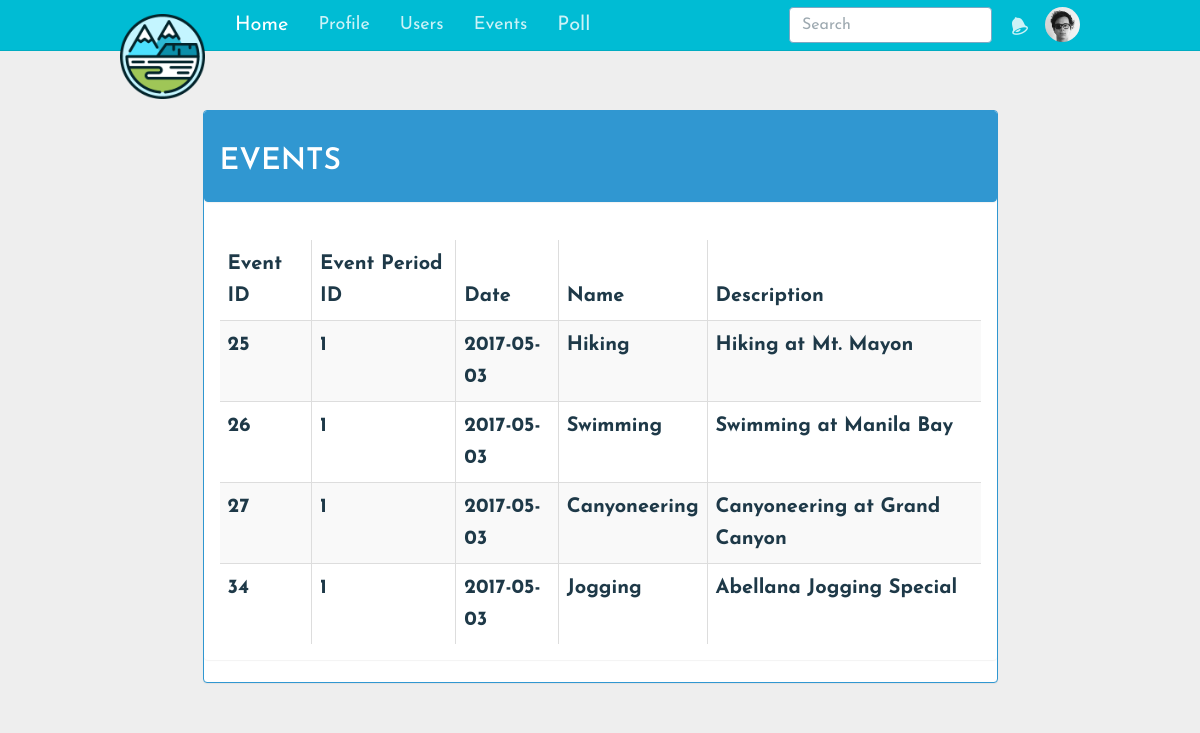
Screenshot of /Events.php with the database file from the repository.
### tables this page shows
CREATE TABLE `events` (
  `event_id` int(10) NOT NULL AUTO_INCREMENT,
  `evp_id` int(10) DEFAULT NULL,
  `name` varchar(255) DEFAULT NULL,
  `description` varchar(255) DEFAULT NULL,
  `location` text,
  `image` text,
  PRIMARY KEY (`event_id`),
  KEY `evp_id` (`evp_id`),
  CONSTRAINT `events_ibfk_1` FOREIGN KEY (`evp_id`) REFERENCES `event_voting_period` (`evp_id`)
);

CREATE TABLE `event_voting_period` (
  `evp_id` int(10) NOT NULL AUTO_INCREMENT,
  `user_id` int(10) DEFAULT NULL,
  `event_status_id` int(10) DEFAULT NULL,
  `start_date` date DEFAULT NULL,
  `end_date` date DEFAULT NULL,
  `isOpen` tinyint(2) DEFAULT NULL,
  `start_event_date` date DEFAULT NULL,
  `end_event_date` date DEFAULT NULL,
  PRIMARY KEY (`evp_id`),
  KEY `user_id` (`user_id`),
  KEY `event_status_id` (`event_status_id`),
  CONSTRAINT `event_voting_period_ibfk_1` FOREIGN KEY (`user_id`) REFERENCES `users` (`id`),
  CONSTRAINT `event_voting_period_ibfk_2` FOREIGN KEY (`event_status_id`) REFERENCES `event_status` (`event_status_id`)
);

### Events.php (called while the page is built)
<?php
	include('views/menubar/event.php');
 ?>

### class/eventClass.php (called while the page is built, shortened)
<?php
class eventClass
{
	public function getAllEvents()
	{
		try {
			$db = getDB();
			$st = $db->prepare("SELECT DISTINCT event_id, events.`evp_id`, start_event_date, name, description
				FROM EVENTS, event_voting_period
				WHERE events.`evp_id`=event_voting_period.`evp_id`");
			$st->execute();
			$data=$st->fetchAll();
		} catch (PDOException $e) {
		}
		return $data;
	}
}
?>

### views/menubar/event.php (the view, shortened to what this page needs)
<?php
require_once'views/layouts/header.php';
require_once'views/layouts/nav.php';
include('class/eventClass.php');
$eventClass = new eventClass();
$events = $eventClass->getAllEvents();
?>
<div class="container p-t-lg">
	<div class="row">
		<div class="col col-md-10 col-md-offset-1">
			<div class="panel panel-primary">
				<div class="panel panel-heading">
					<h2>EVENTS</h2>
				</div>
				<div class="panel panel-body">
					<table id="event-data" class="table table-striped table-bordered dt-responsive nowrap" cellspacing="0" width="100%">
						<thead>
							<tr>
								<th>Event ID</th>
								<th>Event Period ID</th>
								<th>Date</th>
								<th>Name</th>
								<th>Description</th>
							</tr>
						</thead>
						<tbody>
							<?php foreach( $events as $event)
							{ ?>
							<tr>
								<th><?php echo $event['event_id'];?></th>
								<th><?php echo $event['evp_id']; ?></th>
								<th><?php echo $event['start_event_date']; ?></th>
								<th><?php echo $event['name']; ?></th>
								<th><?php echo $event['description']; ?></th>
							</tr>
							<?php } ?>
						</tbody>
					</table>
				</div>
			</div>
		</div>
	</div>
</div>
<?php
require_once 'views/layouts/footer.php';
?>

### assets/css/custom.css (style rules this page uses)
html { height: 100%; }
body { font-family: 'Josefin Sans', sans-serif; font-size: 20px; }
.app-navvar, .form-control:focus, { color: #000; background-color: #fff; box-shadow: none; border-color: #00BCD4; }

### assets/css/admin.css (style rules this page uses)
body { background-color: #eee; }

### views/layouts/header.php (style rules this page uses)
body { width: 1px; min-width: 100%; *width: 100%; }

### rows the page displays
events: event_id "25", evp "1", evp.start_event_date "2017-05-03", name "Hiking", description "Hiking at Mt. Mayon"
events: event_id "26", evp "1", evp.start_event_date "2017-05-03", name "Swimming", description "Swimming at Manila Bay"
events: event_id "27", evp "1", evp.start_event_date "2017-05-03", name "Canyoneering", description "Canyoneering at Grand Canyon"
events: event_id "34", evp "1", evp.start_event_date "2017-05-03", name "Jogging", description "Abellana Jogging Special"
